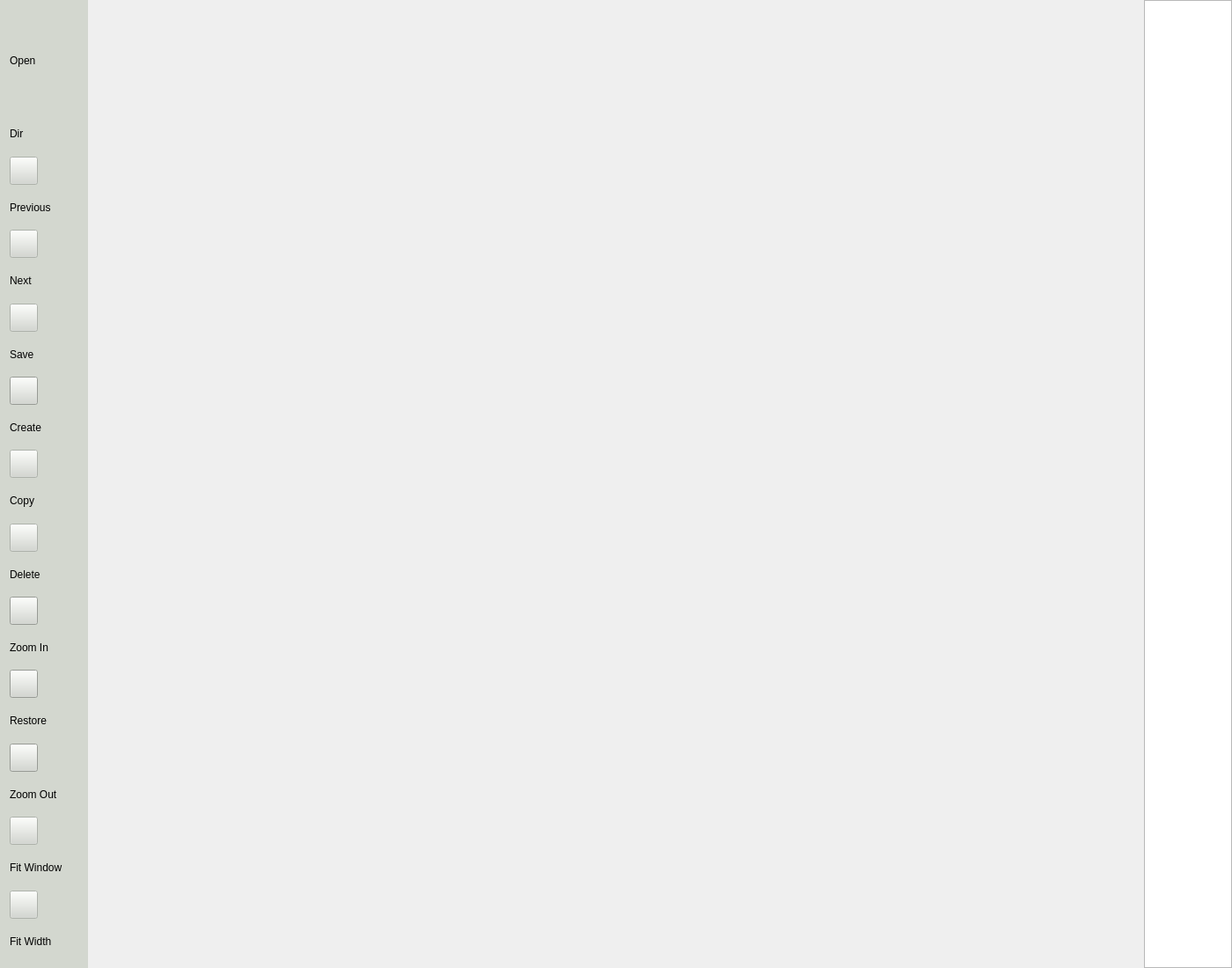
<?xml version="1.0" encoding="UTF-8"?>
<ui version="4.0">
 <class>MainWindow</class>
 <widget class="QMainWindow" name="MainWindow">
  <property name="geometry">
   <rect>
    <x>0</x>
    <y>0</y>
    <width>1400</width>
    <height>1100</height>
   </rect>
  </property>
  <property name="windowTitle">
   <string>MainWindow</string>
  </property>
  <widget class="QWidget" name="centralWidget">
   <layout class="QHBoxLayout" name="horizontalLayout">
    <property name="spacing">
     <number>0</number>
    </property>
    <property name="leftMargin">
     <number>0</number>
    </property>
    <property name="topMargin">
     <number>0</number>
    </property>
    <property name="rightMargin">
     <number>0</number>
    </property>
    <property name="bottomMargin">
     <number>0</number>
    </property>
    <item>
     <widget class="QWidget" name="widget" native="true">
      <property name="minimumSize">
       <size>
        <width>100</width>
        <height>0</height>
       </size>
      </property>
      <property name="maximumSize">
       <size>
        <width>100</width>
        <height>16777215</height>
       </size>
      </property>
      <property name="styleSheet">
       <string notr="true">background-color: rgb(211, 215, 207);</string>
      </property>
      <layout class="QVBoxLayout" name="verticalLayout">
       <item>
        <widget class="QPushButton" name="openButton">
         <property name="minimumSize">
          <size>
           <width>32</width>
           <height>32</height>
          </size>
         </property>
         <property name="maximumSize">
          <size>
           <width>32</width>
           <height>32</height>
          </size>
         </property>
         <property name="styleSheet">
          <string notr="true">border-image: url(:/image/open.png);</string>
         </property>
         <property name="text">
          <string/>
         </property>
         <property name="iconSize">
          <size>
           <width>32</width>
           <height>32</height>
          </size>
         </property>
         <property name="checkable">
          <bool>false</bool>
         </property>
         <property name="flat">
          <bool>true</bool>
         </property>
        </widget>
       </item>
       <item>
        <widget class="QLabel" name="label">
         <property name="layoutDirection">
          <enum>Qt::LeftToRight</enum>
         </property>
         <property name="text">
          <string>Open</string>
         </property>
         <property name="alignment">
          <set>Qt::AlignLeading|Qt::AlignLeft|Qt::AlignVCenter</set>
         </property>
        </widget>
       </item>
       <item>
        <widget class="QPushButton" name="dirButton">
         <property name="enabled">
          <bool>false</bool>
         </property>
         <property name="minimumSize">
          <size>
           <width>32</width>
           <height>32</height>
          </size>
         </property>
         <property name="maximumSize">
          <size>
           <width>32</width>
           <height>32</height>
          </size>
         </property>
         <property name="styleSheet">
          <string notr="true">border-image: url(:/image/open.png);</string>
         </property>
         <property name="text">
          <string/>
         </property>
         <property name="iconSize">
          <size>
           <width>32</width>
           <height>32</height>
          </size>
         </property>
         <property name="flat">
          <bool>true</bool>
         </property>
        </widget>
       </item>
       <item>
        <widget class="QLabel" name="label_2">
         <property name="text">
          <string>Dir</string>
         </property>
         <property name="alignment">
          <set>Qt::AlignLeading|Qt::AlignLeft|Qt::AlignVCenter</set>
         </property>
        </widget>
       </item>
       <item>
        <widget class="QPushButton" name="previousButton">
         <property name="enabled">
          <bool>false</bool>
         </property>
         <property name="minimumSize">
          <size>
           <width>32</width>
           <height>32</height>
          </size>
         </property>
         <property name="maximumSize">
          <size>
           <width>32</width>
           <height>32</height>
          </size>
         </property>
         <property name="styleSheet">
          <string notr="true">border-image: url(:/image/prev.png);</string>
         </property>
         <property name="text">
          <string/>
         </property>
        </widget>
       </item>
       <item>
        <widget class="QLabel" name="label_3">
         <property name="text">
          <string>Previous</string>
         </property>
        </widget>
       </item>
       <item>
        <widget class="QPushButton" name="nextButton">
         <property name="enabled">
          <bool>false</bool>
         </property>
         <property name="minimumSize">
          <size>
           <width>32</width>
           <height>32</height>
          </size>
         </property>
         <property name="maximumSize">
          <size>
           <width>32</width>
           <height>32</height>
          </size>
         </property>
         <property name="styleSheet">
          <string notr="true">border-image: url(:/image/next.png);</string>
         </property>
         <property name="text">
          <string/>
         </property>
        </widget>
       </item>
       <item>
        <widget class="QLabel" name="label_4">
         <property name="text">
          <string>Next</string>
         </property>
        </widget>
       </item>
       <item>
        <widget class="QPushButton" name="saveButton">
         <property name="enabled">
          <bool>false</bool>
         </property>
         <property name="minimumSize">
          <size>
           <width>32</width>
           <height>32</height>
          </size>
         </property>
         <property name="maximumSize">
          <size>
           <width>32</width>
           <height>32</height>
          </size>
         </property>
         <property name="styleSheet">
          <string notr="true">border-image: url(:/image/save.png);</string>
         </property>
         <property name="text">
          <string/>
         </property>
        </widget>
       </item>
       <item>
        <widget class="QLabel" name="label_5">
         <property name="text">
          <string>Save</string>
         </property>
        </widget>
       </item>
       <item>
        <widget class="QPushButton" name="createButton">
         <property name="minimumSize">
          <size>
           <width>32</width>
           <height>32</height>
          </size>
         </property>
         <property name="maximumSize">
          <size>
           <width>32</width>
           <height>32</height>
          </size>
         </property>
         <property name="styleSheet">
          <string notr="true">border-image: url(:/image/objects.png);</string>
         </property>
         <property name="text">
          <string/>
         </property>
        </widget>
       </item>
       <item>
        <widget class="QLabel" name="label_6">
         <property name="text">
          <string>Create</string>
         </property>
        </widget>
       </item>
       <item>
        <widget class="QPushButton" name="copyButton">
         <property name="enabled">
          <bool>false</bool>
         </property>
         <property name="minimumSize">
          <size>
           <width>32</width>
           <height>32</height>
          </size>
         </property>
         <property name="maximumSize">
          <size>
           <width>32</width>
           <height>32</height>
          </size>
         </property>
         <property name="styleSheet">
          <string notr="true">border-image: url(:/image/copy.png);</string>
         </property>
         <property name="text">
          <string/>
         </property>
        </widget>
       </item>
       <item>
        <widget class="QLabel" name="label_7">
         <property name="text">
          <string>Copy</string>
         </property>
        </widget>
       </item>
       <item>
        <widget class="QPushButton" name="deleteButton">
         <property name="enabled">
          <bool>false</bool>
         </property>
         <property name="minimumSize">
          <size>
           <width>32</width>
           <height>32</height>
          </size>
         </property>
         <property name="maximumSize">
          <size>
           <width>32</width>
           <height>32</height>
          </size>
         </property>
         <property name="styleSheet">
          <string notr="true">border-image: url(:/image/cancel.png);</string>
         </property>
         <property name="text">
          <string/>
         </property>
        </widget>
       </item>
       <item>
        <widget class="QLabel" name="label_8">
         <property name="text">
          <string>Delete</string>
         </property>
        </widget>
       </item>
       <item>
        <widget class="QPushButton" name="zoominButton">
         <property name="minimumSize">
          <size>
           <width>32</width>
           <height>32</height>
          </size>
         </property>
         <property name="maximumSize">
          <size>
           <width>32</width>
           <height>32</height>
          </size>
         </property>
         <property name="styleSheet">
          <string notr="true">border-image: url(:/image/zoom-in.png);</string>
         </property>
         <property name="text">
          <string/>
         </property>
        </widget>
       </item>
       <item>
        <widget class="QLabel" name="label_9">
         <property name="text">
          <string>Zoom In</string>
         </property>
        </widget>
       </item>
       <item>
        <widget class="QPushButton" name="restoreButton">
         <property name="minimumSize">
          <size>
           <width>32</width>
           <height>32</height>
          </size>
         </property>
         <property name="maximumSize">
          <size>
           <width>32</width>
           <height>32</height>
          </size>
         </property>
         <property name="styleSheet">
          <string notr="true">border-image: url(:/image/zoom.png);</string>
         </property>
         <property name="text">
          <string/>
         </property>
        </widget>
       </item>
       <item>
        <widget class="QLabel" name="label_10">
         <property name="text">
          <string>Restore</string>
         </property>
        </widget>
       </item>
       <item>
        <widget class="QPushButton" name="zoomoutButton">
         <property name="minimumSize">
          <size>
           <width>32</width>
           <height>32</height>
          </size>
         </property>
         <property name="maximumSize">
          <size>
           <width>32</width>
           <height>32</height>
          </size>
         </property>
         <property name="styleSheet">
          <string notr="true">border-image: url(:/image/zoom-out.png);</string>
         </property>
         <property name="text">
          <string/>
         </property>
        </widget>
       </item>
       <item>
        <widget class="QLabel" name="label_11">
         <property name="text">
          <string>Zoom Out</string>
         </property>
        </widget>
       </item>
       <item>
        <widget class="QPushButton" name="fitwindowButton">
         <property name="enabled">
          <bool>false</bool>
         </property>
         <property name="minimumSize">
          <size>
           <width>32</width>
           <height>32</height>
          </size>
         </property>
         <property name="maximumSize">
          <size>
           <width>32</width>
           <height>32</height>
          </size>
         </property>
         <property name="styleSheet">
          <string notr="true">border-image: url(:/image/fit-window.png);</string>
         </property>
         <property name="text">
          <string/>
         </property>
        </widget>
       </item>
       <item>
        <widget class="QLabel" name="label_12">
         <property name="text">
          <string>Fit Window</string>
         </property>
        </widget>
       </item>
       <item>
        <widget class="QPushButton" name="fitwidthButton">
         <property name="enabled">
          <bool>false</bool>
         </property>
         <property name="minimumSize">
          <size>
           <width>32</width>
           <height>32</height>
          </size>
         </property>
         <property name="maximumSize">
          <size>
           <width>32</width>
           <height>32</height>
          </size>
         </property>
         <property name="styleSheet">
          <string notr="true">border-image: url(:/image/fit-width.png);</string>
         </property>
         <property name="text">
          <string/>
         </property>
        </widget>
       </item>
       <item>
        <widget class="QLabel" name="label_13">
         <property name="text">
          <string>Fit Width</string>
         </property>
        </widget>
       </item>
      </layout>
     </widget>
    </item>
    <item>
     <widget class="QWidget" name="drawWidget" native="true">
      <property name="sizePolicy">
       <sizepolicy hsizetype="Expanding" vsizetype="Expanding">
        <horstretch>0</horstretch>
        <verstretch>0</verstretch>
       </sizepolicy>
      </property>
      <property name="minimumSize">
       <size>
        <width>1200</width>
        <height>1100</height>
       </size>
      </property>
      <property name="maximumSize">
       <size>
        <width>16777215</width>
        <height>16777215</height>
       </size>
      </property>
     </widget>
    </item>
    <item>
     <widget class="QListView" name="listView">
      <property name="minimumSize">
       <size>
        <width>100</width>
        <height>0</height>
       </size>
      </property>
      <property name="maximumSize">
       <size>
        <width>100</width>
        <height>16777215</height>
       </size>
      </property>
     </widget>
    </item>
   </layout>
  </widget>
 </widget>
 <layoutdefault spacing="6" margin="11"/>
 <resources/>
 <connections/>
</ui>
